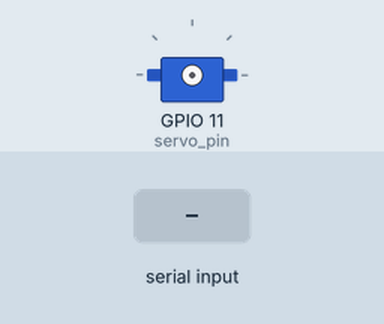
A program run on a simulated Raspberry Pi (BCM pin numbers). On the bench: servo. The inputs (shaded band) are chosen by the test bench. Servo angles are drawn from the pulse width (0.5 ms = 0°, 2.5 ms = 180°); what the program prints to the terminal is not drawn.

Above: at 1.2 s.
1.3 s: "5" typed at the terminal, then Enter
2.8 s: "90" typed at the terminal, then Enter
At 3.8 s:
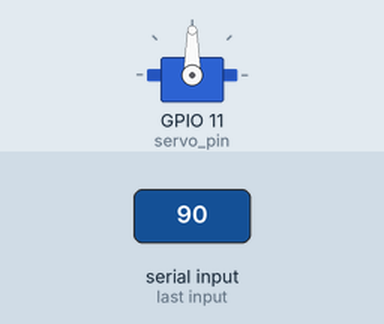
Timing chart, 0 to 5.8 s (numbered marks = the images above; inputs shaded):
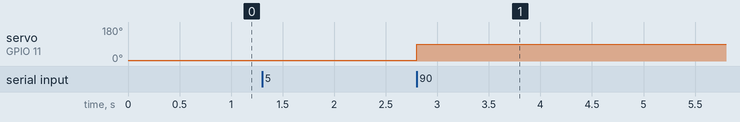

Measured:
- after the input at 2.8 s, servo on GPIO 11 (servo_pin): 5° → 90° at once

The program:

sever.py
```python
import RPi.GPIO as GPIO
import time

servo_pin = 11
GPIO.setmode(GPIO.BCM)
GPIO.setup(servo_pin, GPIO.OUT)
servo = GPIO.PWM(servo_pin, 50)
servo.start(0)

min_duty_cycle = 2.5
max_duty_cycle = 12.5
min_angle = 0.0
max_angle = 180.0

def map_value(value, in_min, in_max, out_min, out_max):
    return (value - in_min) * (out_max - out_min) / (in_max - in_min) + out_min

try:
    while True:
        target_angle = float(input("请输入目标角度（0-180）："))
        if target_angle < 0 or target_angle > 180:
            print("角度超出范围，请重新输入！")
            continue

        duty_cycle = map_value(target_angle, min_angle, max_angle, min_duty_cycle, max_duty_cycle)
        servo.ChangeDutyCycle(duty_cycle)  # 设置舵机角度

        time.sleep(0.5)  # 等待舵机转动到目标角度

except KeyboardInterrupt:
    pass

servo.stop()
GPIO.cleanup()
```
